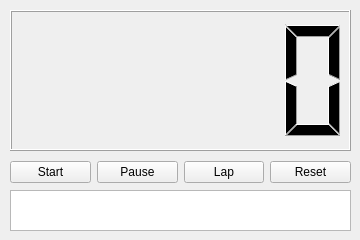
<?xml version="1.0" encoding="UTF-8"?>
<ui version="4.0">
 <class>Form</class>
 <widget class="QWidget" name="Form">
  <property name="geometry">
   <rect>
    <x>0</x>
    <y>0</y>
    <width>360</width>
    <height>240</height>
   </rect>
  </property>
  <property name="minimumSize">
   <size>
    <width>360</width>
    <height>240</height>
   </size>
  </property>
  <property name="maximumSize">
   <size>
    <width>360</width>
    <height>240</height>
   </size>
  </property>
  <property name="windowTitle">
   <string>Form</string>
  </property>
  <widget class="QTextBrowser" name="textBrowser">
   <property name="geometry">
    <rect>
     <x>10</x>
     <y>190</y>
     <width>341</width>
     <height>41</height>
    </rect>
   </property>
  </widget>
  <widget class="QLCDNumber" name="lcdNumber">
   <property name="geometry">
    <rect>
     <x>10</x>
     <y>10</y>
     <width>341</width>
     <height>141</height>
    </rect>
   </property>
  </widget>
  <widget class="QWidget" name="">
   <property name="geometry">
    <rect>
     <x>10</x>
     <y>160</y>
     <width>341</width>
     <height>25</height>
    </rect>
   </property>
   <layout class="QHBoxLayout" name="horizontalLayout">
    <item>
     <widget class="QPushButton" name="pushButtonStart">
      <property name="text">
       <string>Start</string>
      </property>
     </widget>
    </item>
    <item>
     <widget class="QPushButton" name="pushButtonPause">
      <property name="text">
       <string>Pause</string>
      </property>
     </widget>
    </item>
    <item>
     <widget class="QPushButton" name="pushButtonLap">
      <property name="text">
       <string>Lap</string>
      </property>
     </widget>
    </item>
    <item>
     <widget class="QPushButton" name="pushButtonReset">
      <property name="text">
       <string>Reset</string>
      </property>
     </widget>
    </item>
   </layout>
  </widget>
 </widget>
 <resources/>
 <connections/>
</ui>
